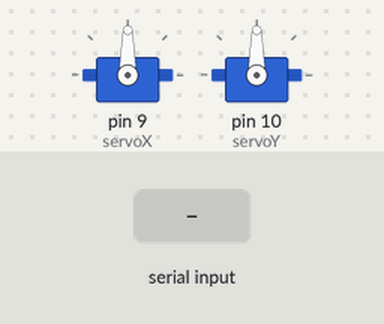
The sketch below on a simulated Arduino Uno, built with avr-gcc and run on an emulated ATmega328P. Shown: 2 × servo. The inputs (shaded band) are chosen by the test bench.

Above: at 1.2 s.
1.3 s: "90,45\n" received over Serial
At 2.5 s:
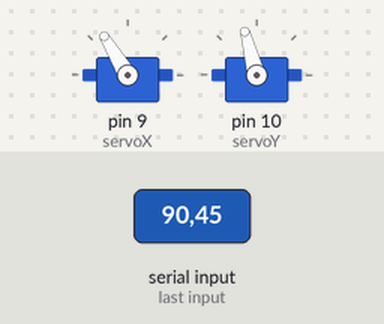
2.8 s: "30,150\n" received over Serial
At 3.6 s:
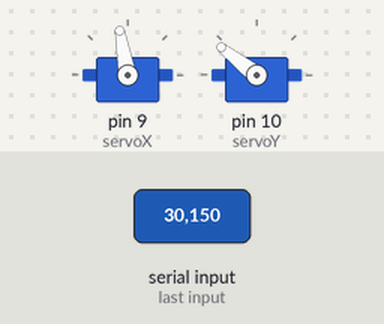
4.3 s: "1,90\n" received over Serial
At 4.7 s:
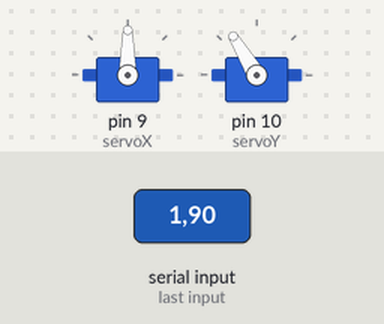
Timing chart, 0 to 7.3 s (numbered marks = the images above; inputs shaded):
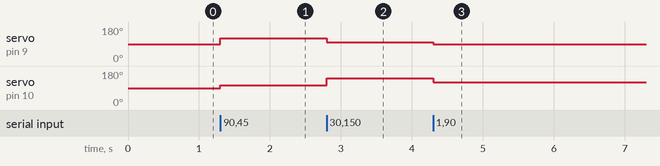

Measured:
- after the input at 1.3 s, servo on pin 9 (servoX): 90° → 121° at once; servo on pin 10 (servoY): 90° → 105° at once
- after the input at 2.8 s, servo on pin 9 (servoX): 121° → 100° at once; servo on pin 10 (servoY): 105° → 142° at once
- after the input at 4.3 s, servo on pin 9 (servoX): 100° → 90° at once; servo on pin 10 (servoY): 142° → 121° at once

The sketch:

sketch_nov29b.ino
```cpp
#include <Servo.h>

// 두 개의 서보모터 객체 생성
Servo servoX; // 좌우 서보모터 (9번 핀)
Servo servoY; // 상하 서보모터 (10번 핀)

void setup() {
  Serial.begin(115200); // 시리얼 통신 시작

  // 서보모터 핀 할당
  servoX.attach(9);
  servoY.attach(10);

  // 초기 위치 설정 (중앙값)
  servoX.write(90); // 90도
  servoY.write(90); // 90도
}

void loop() {
  static String receivedData = ""; // 수신 데이터를 임시로 저장

  // 시리얼 데이터 수신
  while (Serial.available() > 0) {
    char receivedChar = Serial.read(); // 한 바이트씩 읽기

    if (receivedChar == '\n') {
      processReceivedData(receivedData);
      receivedData = ""; // 데이터를 처리한 후 초기화
    } else {
      receivedData += receivedChar; // 수신 데이터를 문자열로 조합
    }
  }
}

void processReceivedData(String data) {
  // 데이터 포맷: "diff_x,diff_y\n"
  int separatorIndex = data.indexOf(','); // 콤마 위치 찾기
  if (separatorIndex == -1) return; // 유효하지 않은 데이터 무시

  // 문자열 분리
  String diffXString = data.substring(0, separatorIndex);
  String diffYString = data.substring(separatorIndex + 1);

  // 문자열을 정수로 변환
  int diff_x = diffXString.toInt();
  int diff_y = diffYString.toInt();

  // -255 ~ 255를 0 ~ 180으로 매핑
  int angleX = map(diff_x, -255, 255, 0, 180);
  int angleY = map(diff_y, -255, 255, 0, 180);

  // 서보 모터에 각도 적용
  servoX.write(angleX);
  servoY.write(angleY);
}
```
